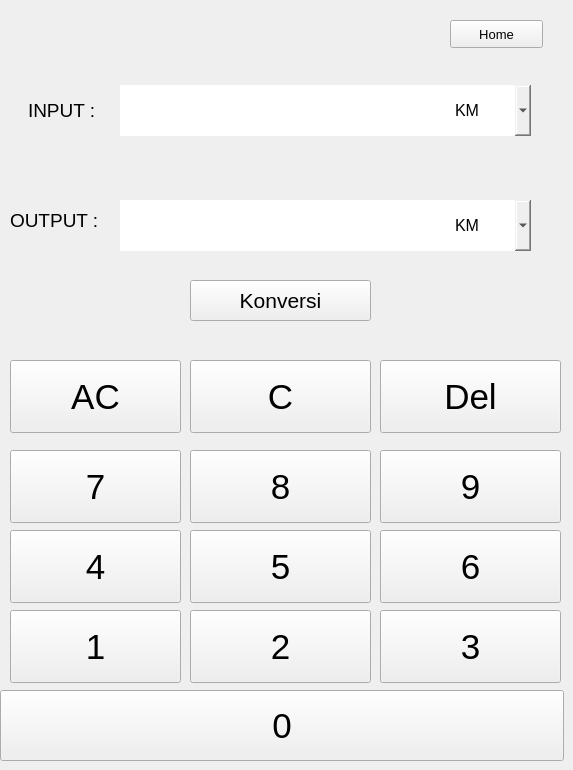
   <widget class="QWidget" name="page_panjang">
    <widget class="QLabel" name="input_label">
     <property name="geometry">
      <rect>
       <x>28</x>
       <y>90</y>
       <width>91</width>
       <height>41</height>
      </rect>
     </property>
     <property name="font">
      <font>
       <pointsize>14</pointsize>
      </font>
     </property>
     <property name="text">
      <string>INPUT :</string>
     </property>
    </widget>
    <widget class="QLineEdit" name="input_lineedit">
     <property name="geometry">
      <rect>
       <x>120</x>
       <y>85</y>
       <width>311</width>
       <height>51</height>
      </rect>
     </property>
     <property name="font">
      <font>
       <pointsize>16</pointsize>
      </font>
     </property>
     <property name="styleSheet">
      <string notr="true">border:none;</string>
     </property>
     <property name="text">
      <string/>
     </property>
    </widget>
    <widget class="QComboBox" name="input_unit_combobox">
     <property name="geometry">
      <rect>
       <x>450</x>
       <y>85</y>
       <width>81</width>
       <height>51</height>
      </rect>
     </property>
     <property name="font">
      <font>
       <pointsize>12</pointsize>
      </font>
     </property>
     <property name="styleSheet">
      <string notr="true">border:none;</string>
     </property>
     <item>
      <property name="text">
       <string>KM</string>
      </property>
     </item>
     <item>
      <property name="text">
       <string>HM</string>
      </property>
     </item>
     <item>
      <property name="text">
       <string>DAM</string>
      </property>
     </item>
     <item>
      <property name="text">
       <string>M</string>
      </property>
     </item>
     <item>
      <property name="text">
       <string>DM</string>
      </property>
     </item>
     <item>
      <property name="text">
       <string>CM</string>
      </property>
     </item>
     <item>
      <property name="text">
       <string>MM</string>
      </property>
     </item>
     <item>
      <property name="text">
       <string>inch</string>
      </property>
     </item>
     <item>
      <property name="text">
       <string>foot</string>
      </property>
     </item>
     <item>
      <property name="text">
       <string>yard</string>
      </property>
     </item>
     <item>
      <property name="text">
       <string>nm</string>
      </property>
     </item>
     <item>
      <property name="text">
       <string>nmi</string>
      </property>
     </item>
    </widget>
    <widget class="QLabel" name="output_label">
     <property name="geometry">
      <rect>
       <x>10</x>
       <y>200</y>
       <width>121</width>
       <height>41</height>
      </rect>
     </property>
     <property name="font">
      <font>
       <pointsize>14</pointsize>
      </font>
     </property>
     <property name="text">
      <string>OUTPUT :</string>
     </property>
    </widget>
    <widget class="QLineEdit" name="output_lineedit">
     <property name="geometry">
      <rect>
       <x>120</x>
       <y>200</y>
       <width>311</width>
       <height>51</height>
      </rect>
     </property>
     <property name="font">
      <font>
       <pointsize>16</pointsize>
      </font>
     </property>
     <property name="styleSheet">
      <string notr="true">border:none;</string>
     </property>
     <property name="text">
      <string/>
     </property>
     <property name="readOnly">
      <bool>true</bool>
     </property>
    </widget>
    <widget class="QPushButton" name="nomorp_1">
     <property name="geometry">
      <rect>
       <x>10</x>
       <y>610</y>
       <width>171</width>
       <height>73</height>
      </rect>
     </property>
     <property name="font">
      <font>
       <pointsize>26</pointsize>
      </font>
     </property>
     <property name="text">
      <string>1</string>
     </property>
    </widget>
    <widget class="QPushButton" name="nomorp_7">
     <property name="geometry">
      <rect>
       <x>10</x>
       <y>450</y>
       <width>171</width>
       <height>73</height>
      </rect>
     </property>
     <property name="font">
      <font>
       <pointsize>26</pointsize>
      </font>
     </property>
     <property name="text">
      <string>7</string>
     </property>
    </widget>
    <widget class="QPushButton" name="nomorp_5">
     <property name="geometry">
      <rect>
       <x>190</x>
       <y>530</y>
       <width>181</width>
       <height>73</height>
      </rect>
     </property>
     <property name="font">
      <font>
       <pointsize>26</pointsize>
      </font>
     </property>
     <property name="text">
      <string>5</string>
     </property>
    </widget>
    <widget class="QPushButton" name="nomorp_4">
     <property name="geometry">
      <rect>
       <x>10</x>
       <y>530</y>
       <width>171</width>
       <height>73</height>
      </rect>
     </property>
     <property name="font">
      <font>
       <pointsize>26</pointsize>
      </font>
     </property>
     <property name="text">
      <string>4</string>
     </property>
    </widget>
    <widget class="QPushButton" name="p_ac">
     <property name="geometry">
      <rect>
       <x>10</x>
       <y>360</y>
       <width>171</width>
       <height>73</height>
      </rect>
     </property>
     <property name="font">
      <font>
       <pointsize>26</pointsize>
      </font>
     </property>
     <property name="text">
      <string>AC</string>
     </property>
    </widget>
    <widget class="QPushButton" name="nomorp_2">
     <property name="geometry">
      <rect>
       <x>190</x>
       <y>610</y>
       <width>181</width>
       <height>73</height>
      </rect>
     </property>
     <property name="font">
      <font>
       <pointsize>26</pointsize>
      </font>
     </property>
     <property name="text">
      <string>2</string>
     </property>
    </widget>
    <widget class="QPushButton" name="nomorp_0">
     <property name="geometry">
      <rect>
       <x>0</x>
       <y>690</y>
       <width>564</width>
       <height>71</height>
      </rect>
     </property>
     <property name="font">
      <font>
       <pointsize>26</pointsize>
      </font>
     </property>
     <property name="text">
      <string>0</string>
     </property>
    </widget>
    <widget class="QPushButton" name="nomorp_9">
     <property name="geometry">
      <rect>
       <x>380</x>
       <y>450</y>
       <width>181</width>
       <height>73</height>
      </rect>
     </property>
     <property name="font">
      <font>
       <pointsize>26</pointsize>
      </font>
     </property>
     <property name="text">
      <string>9</string>
     </property>
    </widget>
    <widget class="QPushButton" name="nomorp_6">
     <property name="geometry">
      <rect>
       <x>380</x>
       <y>530</y>
       <width>181</width>
       <height>73</height>
      </rect>
     </property>
     <property name="font">
      <font>
       <pointsize>26</pointsize>
      </font>
     </property>
     <property name="text">
      <string>6</string>
     </property>
    </widget>
    <widget class="QPushButton" name="p_c">
     <property name="geometry">
      <rect>
       <x>190</x>
       <y>360</y>
       <width>181</width>
       <height>73</height>
      </rect>
     </property>
     <property name="font">
      <font>
       <pointsize>26</pointsize>
      </font>
     </property>
     <property name="text">
      <string>C</string>
     </property>
    </widget>
    <widget class="QPushButton" name="p_del">
     <property name="geometry">
      <rect>
       <x>380</x>
       <y>360</y>
       <width>181</width>
       <height>73</height>
      </rect>
     </property>
     <property name="font">
      <font>
       <pointsize>26</pointsize>
      </font>
     </property>
     <property name="text">
      <string>Del</string>
     </property>
    </widget>
    <widget class="QPushButton" name="nomorp_8">
     <property name="geometry">
      <rect>
       <x>190</x>
       <y>450</y>
       <width>181</width>
       <height>73</height>
      </rect>
     </property>
     <property name="font">
      <font>
       <pointsize>26</pointsize>
      </font>
     </property>
     <property name="text">
      <string>8</string>
     </property>
    </widget>
    <widget class="QPushButton" name="nomorp_3">
     <property name="geometry">
      <rect>
       <x>380</x>
       <y>610</y>
       <width>181</width>
       <height>73</height>
      </rect>
     </property>
     <property name="font">
      <font>
       <pointsize>26</pointsize>
      </font>
     </property>
     <property name="text">
      <string>3</string>
     </property>
    </widget>
    <widget class="QPushButton" name="convert_button_panjang">
     <property name="geometry">
      <rect>
       <x>190</x>
       <y>280</y>
       <width>181</width>
       <height>41</height>
      </rect>
     </property>
     <property name="font">
      <font>
       <pointsize>16</pointsize>
      </font>
     </property>
     <property name="text">
      <string>Konversi</string>
     </property>
    </widget>
    <widget class="QComboBox" name="output_unit_combobox">
     <property name="geometry">
      <rect>
       <x>450</x>
       <y>200</y>
       <width>81</width>
       <height>51</height>
      </rect>
     </property>
     <property name="font">
      <font>
       <pointsize>12</pointsize>
      </font>
     </property>
     <property name="styleSheet">
      <string notr="true">border:none;</string>
     </property>
     <item>
      <property name="text">
       <string>KM</string>
      </property>
     </item>
     <item>
      <property name="text">
       <string>HM</string>
      </property>
     </item>
     <item>
      <property name="text">
       <string>DAM</string>
      </property>
     </item>
     <item>
      <property name="text">
       <string>M</string>
      </property>
     </item>
     <item>
      <property name="text">
       <string>DM</string>
      </property>
     </item>
     <item>
      <property name="text">
       <string>CM</string>
      </property>
     </item>
     <item>
      <property name="text">
       <string>MM</string>
      </property>
     </item>
     <item>
      <property name="text">
       <string>inch</string>
      </property>
     </item>
     <item>
      <property name="text">
       <string>foot</string>
      </property>
     </item>
     <item>
      <property name="text">
       <string>yard</string>
      </property>
     </item>
     <item>
      <property name="text">
       <string>nm</string>
      </property>
     </item>
     <item>
      <property name="text">
       <string>nmi</string>
      </property>
     </item>
    </widget>
    <widget class="QPushButton" name="tombol_homep">
     <property name="geometry">
      <rect>
       <x>450</x>
       <y>20</y>
       <width>93</width>
       <height>28</height>
      </rect>
     </property>
     <property name="font">
      <font>
       <pointsize>10</pointsize>
      </font>
     </property>
     <property name="text">
      <string>Home</string>
     </property>
    </widget>
    <widget class="QWidget" name="widget" native="true">
     <property name="geometry">
      <rect>
       <x>430</x>
       <y>85</y>
       <width>101</width>
       <height>51</height>
      </rect>
     </property>
     <property name="styleSheet">
      <string notr="true">background-color:rgb(255, 255, 255)</string>
     </property>
    </widget>
    <widget class="QWidget" name="widget_2" native="true">
     <property name="geometry">
      <rect>
       <x>420</x>
       <y>200</y>
       <width>106</width>
       <height>51</height>
      </rect>
     </property>
     <property name="styleSheet">
      <string notr="true">background-color:rgb(255, 255, 255)</string>
     </property>
    </widget>
    <zorder>widget_2</zorder>
    <zorder>widget</zorder>
    <zorder>input_label</zorder>
    <zorder>input_lineedit</zorder>
    <zorder>input_unit_combobox</zorder>
    <zorder>output_label</zorder>
    <zorder>output_lineedit</zorder>
    <zorder>nomorp_1</zorder>
    <zorder>nomorp_7</zorder>
    <zorder>nomorp_5</zorder>
    <zorder>nomorp_4</zorder>
    <zorder>p_ac</zorder>
    <zorder>nomorp_2</zorder>
    <zorder>nomorp_0</zorder>
    <zorder>nomorp_9</zorder>
    <zorder>nomorp_6</zorder>
    <zorder>p_c</zorder>
    <zorder>p_del</zorder>
    <zorder>nomorp_8</zorder>
    <zorder>nomorp_3</zorder>
    <zorder>convert_button_panjang</zorder>
    <zorder>output_unit_combobox</zorder>
    <zorder>tombol_homep</zorder>
   </widget>
